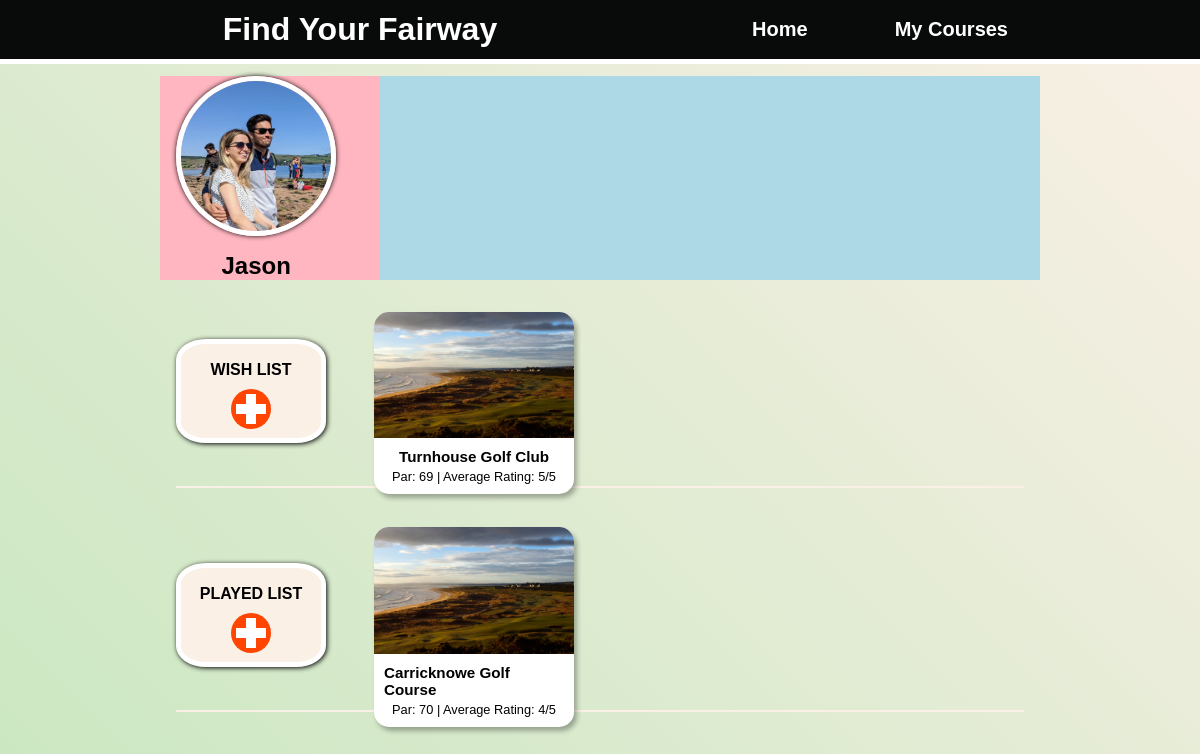
Page /my-courses/3 on the committed database.
### courses/models.py (models this page shows, shortened)
class Course(models.Model):
  name = models.CharField(max_length=255)
  description = models.CharField(max_length=255)
  region = models.CharField(max_length=255)
  par = models.IntegerField()
  price = models.IntegerField()
  average_rating = models.IntegerField(validators=[MinValueValidator(1), MaxValueValidator(5)])
  founded = models.IntegerField()
  website_link = models.CharField(max_length=255)

### information/views.py (the view)
# urls.py: path('my-courses/<int:id>', views.my_courses, name="information_my_courses")
def my_courses(request, id):
    user = get_object_or_404(User, id=id)
    context = {
        "user": user,
        "courses_wishlist": user.profile.wishlist.all(),
        "courses_played_list": user.profile.played_list.all()
    }
    return render(request, 'information/my_courses.html', context)

### templates/information/my_courses.html
{% extends 'base.html' %}
{% load static %}
{% block content %}
<section class="my_courses__body">
    <div class="top-section">
        <div class="user-details">
            <div class="image-name">
            <img class="placeholder" src="/static/images/profile_pic_ben.jpg" alt="placeholder">
            <h5 class="username">{{ user.username }}</h5>
            </div>
        </div>
    </div>
    <div id="my-courses__section" class="wish-list">
        <div id="main-tile" class="wish-list__main-tile">
            <h4 id="tile-title">WISH LIST</h4>
            <a href="{% url 'information_home' %}">
                <div class="add-to-button"></div>
            </a>
        </div>
        <div class="user-list-tiles">
            {% for course in courses_wishlist %}
            <a class="course-link"  href="{% url 'course_details' course.id %}">
                <div class="user_golf-course__item">
                    <img class="user_golf-course__image" src="/static/images/royal_dornoch.jpg">
                    <div class="user_golf-course__content">
                        <h3 class="user_golf-course__name">{{ course.name }}</h3>
                        <h4 class="user_golf-course__info">Par: {{ course.par }}  |  Average Rating: {{ course.average_rating }}/5</h4>
                    </div>
                </div>
            </a>
            {% endfor %}
        </div>
    </div>
    <div id="my-courses__section" class="played-list">
        <div id="main-tile" class="played-list__main-tile">
            <h4 id="tile-title">PLAYED LIST</h4>
            <a href="{% url 'information_home' %}">
                <div class="add-to-button"></div>
            </a>
        </div>
        <div class="user-list-tiles">
            {% for course in courses_played_list %}
            <a class="course-link"  href="{% url 'course_details' course.id %}">
                <div class="user_golf-course__item">
                    <img class="user_golf-course__image" src="/static/images/royal_dornoch.jpg">
                    <div class="user_golf-course__content">
                        <h3 class="user_golf-course__name">{{ course.name }}</h3>
                        <h4 class="user_golf-course__info">Par: {{ course.par }}  |  Average Rating: {{ course.average_rating }}/5</h4>
                    </div>
                </div>
            </a>
            {% endfor %}
        </div>
    </div>
</section>
{% endblock content %}

### static/css/style.css (style rules this page uses)
* { margin: 0; padding: 0; box-sizing: border-box; }
body { background: linear-gradient(45deg, rgb(202, 231, 193), linen); display: flex; flex-direction: column; height: 100vh; font-family: 'Montserrat', Helvetica, Arial, sans-serif; }
a { text-decoration: none; }
.my_courses__body { margin: 0 10rem; display: flex; flex-direction: column; }
.top-section { background-color: lightblue; display: flex; margin-top: 0.75rem; }
#my-courses__section { height: 12rem; margin: 1rem; align-items: center; display: flex; }
.user-details { display: flex; flex-direction: column; align-items: start; width: 25%; background-color: lightpink; }
.image-name { display: flex; flex-direction: column; align-items: center; padding-left: 1rem; }
.placeholder { height: 10rem; border-radius: 50%; margin-bottom: 1rem; border: 5px solid white; box-shadow: 0.1px 0.1px 5px; }
.username { font-size: 1.5rem; }
#main-tile { height: 55%; width: 10%; min-width: 150px; padding: 0 0.5rem 0 0.5rem;; border-radius: 20%; background-color: linen; border: 5px solid white; box-shadow: 1px 1px 5px; display: flex; flex-direction: column; align-items: center; justify-content: space-evenly; }
.wish-list { border-bottom: 2px solid linen; }
.played-list { border-bottom: 2px solid linen; }
.user-list-tiles { display: flex; justify-content: center; align-items: end; margin-left: 2rem; }
.user_golf-course__item { width: 5rem; min-width: 200px; max-height: 225px; list-style-type: none; margin-top: 1.5rem; margin-left: 1rem; margin-right: 1rem; background-color: white; border-radius: 15px; box-shadow: 3px 4px 5px rgba(0,0,0,0.3); text-decoration: none; text-decoration: none; color: black; }
.user_golf-course__content { padding: 10px; display: flex; flex-direction: column; justify-content: center; align-items: center; }
.user_golf-course__image { width: 100%; height: 100%; display: block; object-fit: cover; border-top-right-radius: 15px; border-top-left-radius: 15px; }
.user_golf-course__name { margin-bottom: 0.25rem; font-size: 0.95rem; }
.user_golf-course__info { font-weight: 100; font-size: 0.8rem; }
#tile-title { margin-top: 0.5rem; }
.add-to-button { border-radius: 50%; width: 2.5rem; height: 2.5rem; background-color: orangered; position: relative; }
.add-to-button::after { content: " "; position: absolute; display: block; background-color: #fff; height: 10px; margin-top: -5px; top: 50%; left: 5px; right: 5px; z-index: 9; }
.add-to-button::before { content: " "; position: absolute; display: block; background-color: #fff; width: 10px; margin-left: -5px; left: 50%; top: 5px; bottom: 5px; z-index: 9; }

### rows in the picture
Course: name "Turnhouse Golf Club", par "69", average_rating "5"
Course: name "Carricknowe Golf Course", par "70", average_rating "4"

### other values in the picture
{{ user.username }} "Jason"
